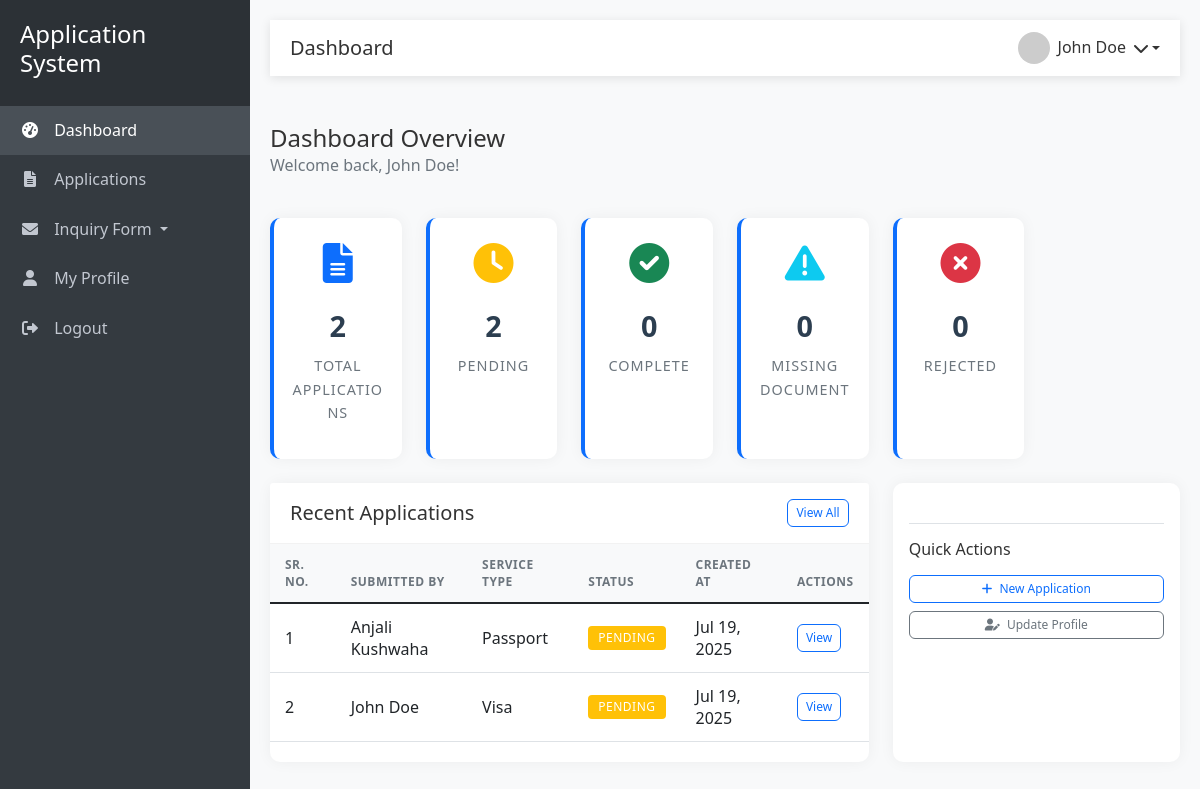
Screenshot of /staff/dashboard.php (signed in) with the database file from the repository.
### tables this page shows
CREATE TABLE applications (
    id INT AUTO_INCREMENT PRIMARY KEY,
    user_id INT NOT NULL,
    name VARCHAR(100) NOT NULL,
    email VARCHAR(100) NOT NULL,
    phone VARCHAR(20) NOT NULL,
    address TEXT NOT NULL,
    service_type VARCHAR(50) NOT NULL,
    status ENUM('pending', 'approved', 'missing_document', 'rejected') NOT NULL DEFAULT 'pending',
    reviewed_by INT DEFAULT NULL,
    reviewed_at TIMESTAMP NULL,
    created_at TIMESTAMP DEFAULT CURRENT_TIMESTAMP,
    updated_at TIMESTAMP DEFAULT CURRENT_TIMESTAMP ON UPDATE CURRENT_TIMESTAMP,
    FOREIGN KEY (user_id) REFERENCES admin(id) ON DELETE CASCADE,
    FOREIGN KEY (reviewed_by) REFERENCES admin(id) ON DELETE SET NULL,
    INDEX idx_status (status),
    INDEX idx_user_id (user_id),
    INDEX idx_reviewed_by (reviewed_by)
);

### staff/dashboard.php (the view, shortened to what this page needs)
<?php
global $logger, $browserLogger, $conn;
$browserLogger->log('Staff dashboard accessed' . $_SESSION['user_name']);
require_once '../includes/header.php';
$logger->info('Staff dashboard accessed');
$browserLogger->log('Staff dashboard accessed');
$stats = [
    'total_applications' => 0,
    'pending_applications' => 0,
    'approved_applications' => 0,
    'missing_document_applications' => 0,
    'rejected_applications' => 0,
    'assigned_to_me' => 0
];
$staff_id = $_SESSION['user_id'] ?? 0;
$logger->info("Staff ID from session: " . $staff_id);
$logger->info("Session data: " . print_r($_SESSION, true));
$assigned_to_me_stmt = $conn->prepare("
    SELECT
        COUNT(*) as total,
        SUM(CASE WHEN status = 'pending' THEN 1 ELSE 0 END) as pending,
        SUM(CASE WHEN status = 'approved' THEN 1 ELSE 0 END) as approved,
        SUM(CASE WHEN status = 'missing_document' THEN 1 ELSE 0 END) as missing_docs,
        SUM(CASE WHEN status = 'rejected' THEN 1 ELSE 0 END) as rejected
    FROM applications
");
if (!$assigned_to_me_stmt->execute()) {
    $logger->error("Failed to execute statistics query: " . $assigned_to_me_stmt->error);
    $browserLogger->log("Failed to execute statistics query: " . $assigned_to_me_stmt->error);
    die("Database error: " . $assigned_to_me_stmt->error);
}
$result = $assigned_to_me_stmt->get_result();
if ($row = $result->fetch_assoc()) {
    $stats['total_applications'] = $row['total'];
    $stats['pending_applications'] = $row['pending'];
    $stats['approved_applications'] = $row['approved'];
    $stats['missing_document_applications'] = $row['missing_docs'];
    $stats['rejected_applications'] = $row['rejected'];
}
$stmt = $conn->prepare("
    SELECT * FROM applications
    ORDER BY created_at DESC
    LIMIT 10
");
$stmt->execute();
$recentApplications = $stmt->get_result()->fetch_all(MYSQLI_ASSOC);
?>
<div class="row mb-4">
    <div class="col-12">
        <h4 class="mb-0">Dashboard Overview</h4>
        <p class="text-muted">Welcome back, <?php echo htmlspecialchars($_SESSION['user_name'] ?? 'Staff'); ?>!</p>
    </div>
</div>
<div class="row">
    <div class="col-md-6 col-lg-2 mb-4">
        <div class="card stat-card h-100">
            <div class="card-body texxt-center">
                <div class="stat-icon">
                    <i class="fas fa-file-alt"></i>
                </div>
                <div class="stat-count"><?php echo $stats['total_applications']; ?></div>
                <div class="stat-title">Total Applications</div>
            </div>
        </div>
    </div>
    <div class="col-md-6 col-lg-2 mb-4">
        <div class="card stat-card h-100">
            <div class="card-body text-center">
                <div class="stat-icon text-warning">
                    <i class="fas fa-clock"></i>
                </div>
                <div class="stat-count"><?php echo $stats['pending_applications']; ?></div>
                <div class="stat-title">Pending</div>
            </div>
        </div>
    </div>
    <div class="col-md-6 col-lg-2 mb-4">
        <div class="card stat-card h-100">
            <div class="card-body text-center">
                <div class="stat-icon text-success">
                    <i class="fas fa-check-circle"></i>
                </div>
                <div class="stat-count"><?php echo $stats['approved_applications']; ?></div>
                <div class="stat-title">Complete</div>
            </div>
        </div>
    </div>
    <div class="col-md-6 col-lg-2 mb-4">
        <div class="card stat-card h-100">
            <div class="card-body text-center">
                <div class="stat-icon text-info">
                    <i class="fas fa-exclamation-triangle"></i>
                </div>
                <div class="stat-count"><?php echo $stats['missing_document_applications']; ?></div>
                <div class="stat-title">Missing Document</div>
            </div>
        </div>
    </div>
    <div class="col-md-6 col-lg-2 mb-4">
        <div class="card stat-card h-100">
            <div class="card-body text-center">
                <div class="stat-icon text-danger">
                    <i class="fas fa-times-circle"></i>
                </div>
                <div class="stat-count"><?php echo $stats['rejected_applications']; ?></div>
                <div class="stat-title">Rejected</div>
            </div>
        </div>
    </div>
</div>
<div class="row">
    <div class="col-lg-8 mb-4">
        <div class="card h-100">
            <div class="card-header d-flex justify-content-between align-items-center">
                <h5 class="mb-0">Recent Applications</h5>
                <a href="applications.php" class="btn btn-sm btn-outline-primary">View All</a>
            </div>
            <div class="card-body p-0">
                <div class="table-responsive">
                    <table class="table table-hover mb-0">
                        <thead class="table-light">
                            <tr>
                                <th>Sr. No.</th>
                                <th>Submitted By</th>
                                <th>Service Type</th>
                                <th>Status</th>
                                <th>Created At</th>
                                <th>Actions</th>
                            </tr>
                        </thead>
                        <tbody>
                            <?php if (empty($recentApplications)): ?>
                            <tr>
                                <td colspan="6" class="text-center text-muted py-4">No applications found</td>
                            </tr>
                            <?php else: ?>
                            <?php $srNo = 1; ?>
                            <?php foreach ($recentApplications as $app): ?>
                            <tr>
                                <td><?php echo $srNo++; ?></td>
                                <td><?php echo htmlspecialchars($app['name'] ?? 'Unknown'); ?></td>
                                <td><?php echo htmlspecialchars($app['service_type']); ?></td>
                                <td>
                                    <?php
                                    $statusClass = 'bg-secondary';
                                    switch ($app['status']) {
                                        case 'pending':
                                            $statusClass = 'bg-warning';
                                            break;
                                    }
                                    ?>
                                    <span class="badge <?php echo $statusClass; ?>">
                                        <?php
                                        if ($app['status'] === 'missing_document') {
                                            echo 'Missing Document';
                                        } else {
                                            echo ucfirst(str_replace('_', ' ', $app['status']));
                                        }
                                        ?>
                                    </span>
                                </td>
                                <td><?php echo date('M d, Y', strtotime($app['created_at'])); ?></td>
                                <td>
                                    <a href="view_application.php?id=<?php echo $app['id']; ?>" class="btn btn-sm btn-outline-primary">View</a>
                                </td>
                            </tr>
                            <?php endforeach; ?>
                            <?php endif; ?>
                        </tbody>
                    </table>
                </div>
            </div>
        </div>
    </div>
    <div class="col-lg-4 mb-4">
        <div class="card h-100">
            <div class="card-body">
                <div class="mt-4 pt-3 border-top">
                    <h6 class="mb-3">Quick Actions</h6>
                    <div class="d-grid gap-2">
                        <button type="button" class="btn btn-outline-primary btn-sm" data-bs-toggle="modal" data-bs-target="#newApplicationModal">
                            <i class="fas fa-plus me-1"></i> New Application
                        </button>
                        <a href="profile.php" class="btn btn-outline-secondary btn-sm">
                            <i class="fas fa-user-edit me-1"></i> Update Profile
                        </a>
                    </div>
                </div>
            </div>
        </div>
    </div>
</div>
<?php require_once '../includes/footer.php'; ?>

### assets/css/style.css (style rules this page uses)
:root { --sidebar-width: 250px; --header-height: 56px; --primary-color: #0d6efd; --secondary-color: #6c757d; --success-color: #198754; --danger-color: #dc3545; --warning-color: #ffc107; --info-color: #0dcaf0; --light-color: #f8f9fa; --dark-color: #212529; }
body { font-family: 'Segoe UI', Tahoma, Geneva, Verdana, sans-serif; background-color: #f5f7fb; color: #333; line-height: 1.6; }
a { text-decoration: none; transition: all 0.3s ease; }
.card { border: none; border-radius: 10px; box-shadow: 0 0 15px rgba(0, 0, 0, 0.05); margin-bottom: 20px; transition: all 0.3s; background: #fff; }
.card-header { background: #fff; border-bottom: 1px solid rgba(0, 0, 0, 0.05); font-weight: 600; padding: 1rem 1.25rem; }
.stat-card { border: none; border-radius: 10px; box-shadow: 0 0 15px rgba(0, 0, 0, 0.05); margin-bottom: 20px; transition: all 0.3s; background: #fff; border-left: 4px solid #0d6efd; }
.stat-card .card-body { padding: 15px; text-align: center; }
.stat-card .stat-icon { font-size: 2.5rem; color: var(--primary-color); margin-bottom: 10px; width: 60px; height: 60px; line-height: 60px; border-radius: 50%; display: inline-flex; align-items: center; justify-content: center; }
.stat-card .stat-count { font-size: 1.8rem; font-weight: 700; margin-bottom: 5px; color: #2c3e50; }
.stat-card .stat-title { color: var(--secondary-color); font-size: 0.9rem; text-transform: uppercase; letter-spacing: 1px; font-weight: 500; }
.table { background: #fff; margin-bottom: 0; }
.table th { border-top: none; font-weight: 600; text-transform: uppercase; font-size: 0.75rem; letter-spacing: 0.5px; color: var(--secondary-color); background-color: #f8f9fa; padding: 12px 15px; }
.table td { vertical-align: middle; padding: 12px 15px; }
.badge { padding: 6px 10px; font-weight: 500; border-radius: 4px; font-size: 0.75rem; text-transform: uppercase; letter-spacing: 0.5px; }
.btn { padding: 0.5rem 1rem; font-size: 0.875rem; font-weight: 500; border-radius: 6px; transition: all 0.3s; }
.btn-sm { padding: 0.25rem 0.5rem; font-size: 0.75rem; }
.btn-outline-primary { color: var(--primary-color); border-color: var(--primary-color); }
.btn-outline-secondary { color: var(--secondary-color); border-color: var(--secondary-color); }
.text-muted { color: #6c757d !important; }
.mb-0 { margin-bottom: 0 !important; }
.mb-3 { margin-bottom: 1rem !important; }
.mb-4 { margin-bottom: 1.5rem !important; }
.mt-4 { margin-top: 1.5rem !important; }
.pt-3 { padding-top: 1rem !important; }
.d-flex { display: flex !important; }
.justify-content-between { justify-content: space-between !important; }
div { position: relative; }

### includes/header.php (style rules this page uses)
:root { --sidebar-width: 250px; --header-height: 56px; }
body { font-family: 'Segoe UI', Tahoma, Geneva, Verdana, sans-serif; background-color: #f8f9fa; }
.card { border: none; border-radius: 10px; box-shadow: 0 0 15px rgba(0, 0, 0, 0.05); margin-bottom: 20px; transition: all 0.3s; }
.card-header { background: #fff; border-bottom: 1px solid rgba(0, 0, 0, 0.05); font-weight: 600; }
.stat-card { border-left: 4px solid #0d6efd; }
.stat-card .card-body { padding: 15px; }
.stat-card .stat-icon { font-size: 2.5rem; color: #0d6efd; margin-bottom: 10px; }
.stat-card .stat-count { font-size: 1.8rem; font-weight: 700; margin-bottom: 5px; }
.stat-card .stat-title { color: #6c757d; font-size: 0.9rem; text-transform: uppercase; letter-spacing: 1px; }
.table { background: #fff; }
.table th { border-top: none; font-weight: 600; text-transform: uppercase; font-size: 0.75rem; letter-spacing: 0.5px; color: #6c757d; }
.badge { padding: 6px 10px; font-weight: 500; border-radius: 4px; font-size: 0.75rem; text-transform: uppercase; letter-spacing: 0.5px; }

### rows the page displays
applications: name "Anjali Kushwaha", service_type "Passport", status "PENDING", created_at "Jul 19, 2025"
applications: name "John Doe", service_type "Visa", status "PENDING", created_at "Jul 19, 2025"

### other values shown
$pageTitle "Dashboard"
$_SESSION['user_name'] "John Doe"
$stats['total_applications'] "2"
$stats['pending_applications'] "2"
$stats['approved_applications'] "0"
$stats['missing_document_applications'] "0"
$stats['rejected_applications'] "0"
